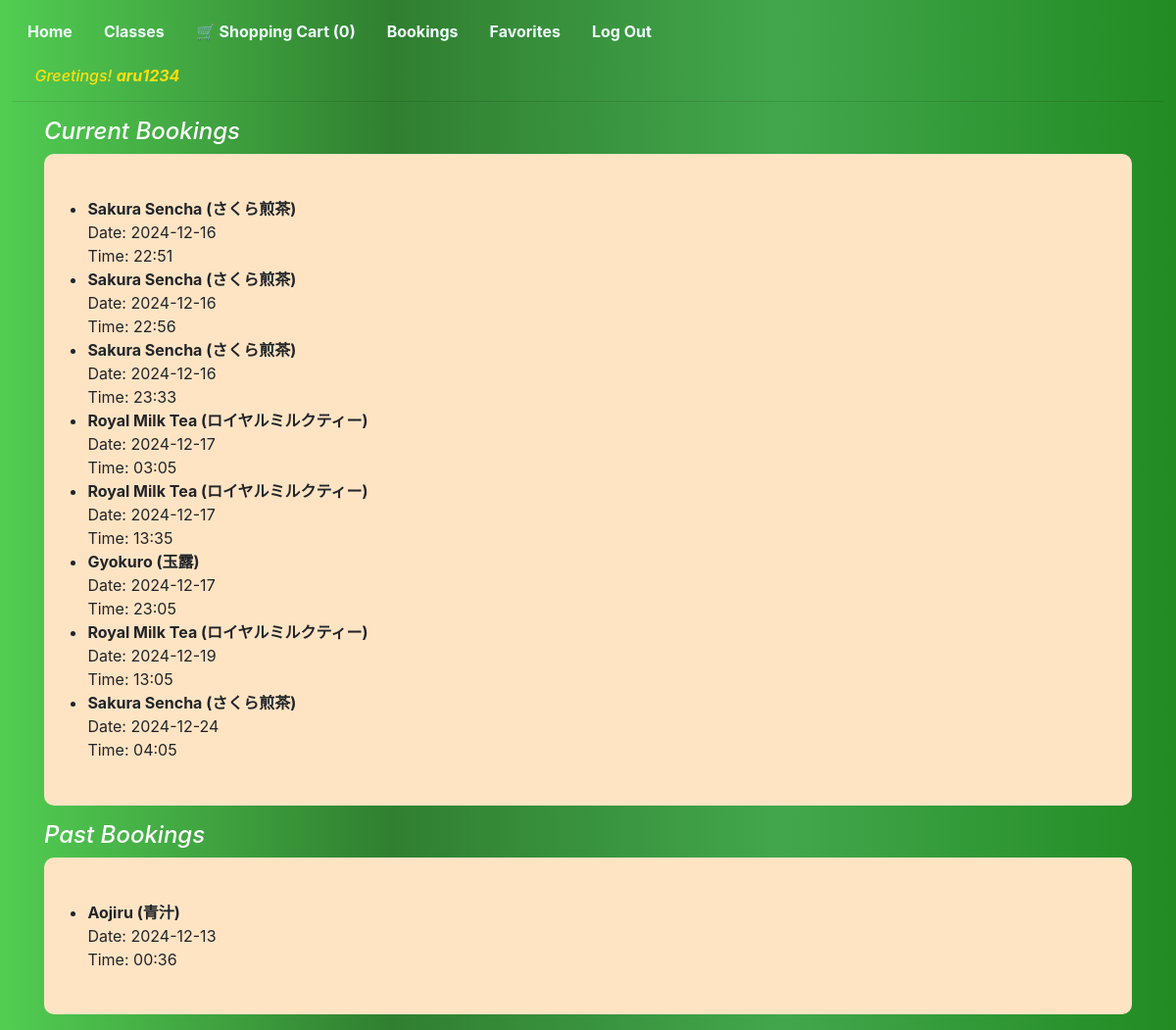
The app's page /bookings/ (signed in) with its own data.
### teabookings/models.py (models this page shows, shortened)
class User(AbstractUser):
    pass

class BookingItem(models.Model):
    booking = models.ForeignKey(Booking, on_delete=models.CASCADE, related_name="items")
    tea_lesson = models.ForeignKey('TeaLesson', on_delete=models.CASCADE)
    quantity = models.IntegerField(default=1)
    selected_date = models.DateTimeField()
    price = models.DecimalField(max_digits=10, decimal_places=2)

class TeaLesson(models.Model):
    name = models.CharField(max_length=35)
    history = models.CharField(max_length=1000)
    price = models.IntegerField()
    itemsNeeded = models.CharField(max_length=1000)
    time = models.IntegerField()
    difficulty = models.CharField(max_length=15)
    filter = models.ForeignKey(
        Filter, on_delete=models.CASCADE, blank=True, null=True, related_name="filter")
    imgUrl = models.CharField(max_length=500)
    favorite = models.ManyToManyField(User, blank=True,related_name="favoritelist")

### teabookings/views.py (the view)
# urls.py: path("bookings/", views.displaybookings, name="displaybookings"),
def displaybookings(request):
    if not request.user.is_authenticated:
        return redirect('login')
    current_booking_items = BookingItem.objects.filter(
        booking__user=request.user,
        selected_date__gte=now()
    ).order_by('selected_date')
    past_booking_items = BookingItem.objects.filter(
        booking__user=request.user,
        selected_date__lt=now()
    ).order_by('-selected_date')
    return render(request, 'teabookings/bookings.html', {
        'current_booking_items': current_booking_items,
        'past_booking_items': past_booking_items,
    })

### teabookings/contextprocessors.py (called while the page is built)
def cart_count(request):
    if request.user.is_authenticated:
        cart = Cart.objects.filter(user=request.user).first()
        return {'cart_count': cart.items.count() if cart else 0}
    return {'cart_count': 0}

### teabookings/templates/teabookings/bookings.html
{% extends "teabookings/layout.html" %}
{% load static %}
{% block body %}
<div class="container">
  <h4 class="bookingheading">Current Bookings</h4>
  {% if current_booking_items %}
    <ul  class="bookinglist">
      {% for item in current_booking_items %}
        <li>
          <strong>{{ item.tea_lesson.name }}</strong><br>
          Date: {{ item.selected_date|date:"Y-m-d" }}<br>
          Time: {{ item.selected_date|time:"H:i" }}
        </li>
      {% endfor %}
    </ul>
  {% else %}
    <p class="bookingheading">No current bookings.</p>
  {% endif %}
  <h4 class="bookingheading" >Past Bookings</h4>
  {% if past_booking_items %}
    <ul class="bookinglist">
      {% for item in past_booking_items %}
        <li>
          <strong>{{ item.tea_lesson.name }}</strong><br>
          Date: {{ item.selected_date|date:"Y-m-d" }}<br>
          Time: {{ item.selected_date|time:"H:i" }}
        </li>
      {% endfor %}
    </ul>
  {% else %}
    <p class="bookingheading"> No past bookings.</p>
  {% endif %}
</div>
{% endblock %}

### teabookings/templates/teabookings/layout.html (shortened to what this page needs)
{% load static %}
<!DOCTYPE html>
<html lang="en">
  <head>
    <link rel="stylesheet" href="https://stackpath.bootstrapcdn.com/bootstrap/4.4.1/css/bootstrap.min.css">
    <link href="{% static 'teabookings/styles.css' %}" rel="stylesheet">
  </head>
  <body>
    <ul class="nav">
      <li class="nav-item">
        <a class="nav-link" href="{% url 'index' %}">Home</a>
      </li>
      <li class="nav-item">
        <a class="nav-link" href="{% url 'tealessons' %}">Classes</a>
      </li>
      {% if user.is_authenticated %}
        <li class="nav-item">
          <a class="nav-link" href="{% url 'displaycart' %}"> 🛒 Shopping Cart (<span class="cart-count">{{ cart_count }}</span>)</a>
        </li>
        <li class="nav-item">
          <a class="nav-link" href="{% url 'displaybookings' %}">Bookings</a>
        </li>
        <li>
          <a class="nav-link" href="{% url 'displayFavorite' %}">Favorites</a>
        </li>
        <li class="nav-item">
          <a class="nav-link" href="{% url 'logout' %}">Log Out</a>
        </li>
      {% endif %}
    </ul>
    <p>
      {% if user.is_authenticated %}
        <h6 class="greeting" > Greetings! <strong>{{ user.username }}</strong></h6>
      {% endif %}
    </p>
    <hr>
    {% block body %}
    {% endblock %}
  </body>
</html>

### teabookings/static/teabookings/styles.css (style rules this page uses)
body { margin: 1%; background:linear-gradient(90deg, #52cd52,#307f30, #42a74c,#228B22); }
.nav-link { color: azure; font-weight: bold; }
.greeting { color: rgb(255, 223, 16); font-style: italic; margin-left: 2%; }
.bookingheading { color: white; font-style: italic; }
.bookinglist { background-color: bisque; border-radius: 10px;; padding: 4%; }

### records on screen
User: username "aru1234"
BookingItem: tea_lesson.name "Sakura Sencha (さくら煎茶)", selected_date "2024-12-16", selected_date "22:51"
BookingItem: tea_lesson.name "Sakura Sencha (さくら煎茶)", selected_date "2024-12-16", selected_date "22:56"
BookingItem: tea_lesson.name "Sakura Sencha (さくら煎茶)", selected_date "2024-12-16", selected_date "23:33"
BookingItem: tea_lesson.name "Royal Milk Tea (ロイヤルミルクティー)", selected_date "2024-12-17", selected_date "03:05"
BookingItem: tea_lesson.name "Royal Milk Tea (ロイヤルミルクティー)", selected_date "2024-12-17", selected_date "13:35"
BookingItem: tea_lesson.name "Gyokuro (玉露)", selected_date "2024-12-17", selected_date "23:05"
BookingItem: tea_lesson.name "Royal Milk Tea (ロイヤルミルクティー)", selected_date "2024-12-19", selected_date "13:05"
BookingItem: tea_lesson.name "Sakura Sencha (さくら煎茶)", selected_date "2024-12-24", selected_date "04:05"
BookingItem: tea_lesson.name "Aojiru (青汁)", selected_date "2024-12-13", selected_date "00:36"

### other values on screen
{{ cart_count }} "0"
